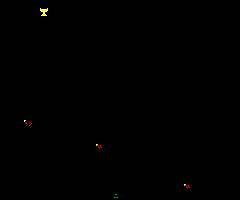

Rendered tile map (Tiled .tmx) drawn with the repository's tilesets; below, a short description and the full map source, tile grids included:
An orthogonal 30x25 tile map with 8x8 px tiles, 3 tile layers (Geometry, Enemy Spawns, Background).

<map version="1.10" tiledversion="1.11.0" orientation="orthogonal" renderorder="right-down" width="30" height="25" tilewidth="8" tileheight="8" infinite="0" nextlayerid="4" nextobjectid="1">
 <tileset firstgid="1" source="Project/RoomShaper.tsx" />
 <layer id="1" name="Geometry" width="30" height="25">
  <data encoding="csv">
0,0,0,0,0,0,0,0,0,0,0,0,0,0,0,0,0,0,0,0,0,0,0,0,0,0,0,0,0,0,
0,0,0,0,0,0,0,1,0,0,0,0,0,0,0,0,0,0,0,0,0,0,0,0,0,0,0,0,0,0,
0,0,3,1,1,2,1,1,4,0,0,0,0,1,1,0,0,0,0,0,0,0,0,0,0,0,0,0,0,0,
0,0,1,1,1,2,1,1,1,4,0,1,0,1,1,0,0,0,0,0,0,1,1,0,0,0,0,0,0,0,
0,3,1,1,1,2,1,1,1,1,0,1,0,1,1,0,0,1,0,0,0,1,1,0,0,0,1,0,0,0,
1,1,1,1,0,2,0,1,1,1,1,1,1,1,1,1,1,1,4,0,0,1,1,0,0,0,1,1,0,3,
1,1,1,1,0,2,0,1,1,1,1,1,1,1,1,1,1,1,1,1,1,1,1,1,1,1,1,1,1,1,
1,1,1,1,0,2,0,1,1,1,1,1,1,1,1,1,1,1,1,1,1,1,1,1,1,1,1,1,1,1,
1,1,1,0,0,2,0,0,1,1,1,1,1,1,1,1,1,1,1,1,1,1,1,1,1,1,1,1,1,1,
1,1,1,0,0,2,0,0,1,1,1,1,1,1,1,1,1,1,1,1,1,1,1,1,1,1,1,1,1,1,
1,1,1,0,0,2,0,0,0,1,1,1,1,1,1,1,1,1,1,1,1,1,1,1,1,1,1,1,1,1,
1,1,0,0,0,2,0,0,0,0,0,0,0,1,1,1,1,1,1,1,1,1,1,1,1,1,1,1,1,1,
1,1,0,0,0,2,0,0,0,0,0,0,0,0,0,1,1,1,1,1,1,1,1,1,1,1,1,1,1,1,
1,0,0,0,0,2,0,0,0,0,0,0,0,0,0,0,0,1,1,1,1,1,1,1,1,1,1,1,1,1,
1,0,0,0,0,2,0,0,0,0,0,0,0,0,0,0,0,1,1,1,1,1,1,0,1,1,1,1,1,1,
0,0,0,0,0,2,0,0,0,0,0,0,0,0,0,0,0,0,0,0,1,1,0,0,0,0,0,0,1,1,
0,0,3,1,1,1,1,1,4,0,0,0,0,0,0,0,0,0,0,0,0,0,0,0,0,0,0,0,0,0,
0,3,1,1,1,1,1,1,1,4,0,0,0,0,0,0,0,0,0,0,0,0,0,0,0,0,0,0,0,0,
3,1,1,1,1,1,1,1,1,1,4,0,0,0,0,0,0,0,0,0,0,0,0,0,0,0,0,0,0,0,
1,1,1,1,1,1,1,1,1,1,1,1,1,1,0,0,0,0,3,1,2,0,0,0,0,2,1,1,1,1,
1,1,1,1,1,1,1,1,1,1,1,1,1,1,0,0,0,3,1,1,2,0,0,0,0,2,0,0,0,0,
1,1,1,1,1,1,1,1,1,1,1,1,1,1,0,0,3,1,1,1,2,0,0,0,0,2,0,0,0,0,
1,1,1,1,1,1,1,1,1,1,1,1,1,1,2,1,1,1,1,1,2,0,0,0,0,2,0,0,0,0,
1,1,1,1,1,1,1,1,1,1,1,1,1,1,2,1,1,1,1,1,2,0,0,0,0,2,0,0,0,0,
1,1,1,1,1,1,1,1,1,1,1,1,1,1,6,1,1,1,1,1,1,1,1,1,1,1,1,4,0,0
</data>
 </layer>
 <layer id="2" name="Enemy Spawns" width="30" height="25">
  <data encoding="csv">
0,0,0,0,0,0,0,0,0,0,0,0,0,0,0,0,0,0,0,0,0,0,0,0,0,0,0,0,0,0,
0,0,0,0,0,40,0,0,0,0,0,0,0,0,0,0,0,0,0,0,0,0,0,0,0,0,0,0,0,0,
0,0,0,0,0,0,0,0,0,0,0,0,0,0,0,0,0,0,0,0,0,0,0,0,0,0,0,0,0,0,
0,0,0,0,0,0,0,0,0,0,0,0,0,0,0,0,0,0,0,0,0,0,0,0,0,0,0,0,0,0,
0,0,0,0,0,0,0,0,0,0,0,0,0,0,0,0,0,0,0,0,0,0,0,0,0,0,0,0,0,0,
0,0,0,0,0,0,0,0,0,0,0,0,0,0,0,0,0,0,0,0,0,0,0,0,0,0,0,0,0,0,
0,0,0,0,0,0,0,0,0,0,0,0,0,0,0,0,0,0,0,0,0,0,0,0,0,0,0,0,0,0,
0,0,0,0,0,0,0,0,0,0,0,0,0,0,0,0,0,0,0,0,0,0,0,0,0,0,0,0,0,0,
0,0,0,0,0,0,0,0,0,0,0,0,0,0,0,0,0,0,0,0,0,0,0,0,0,0,0,0,0,0,
0,0,0,0,0,0,0,0,0,0,0,0,0,0,0,0,0,0,0,0,0,0,0,0,0,0,0,0,0,0,
0,0,0,0,0,0,0,0,0,0,0,0,0,0,0,0,0,0,0,0,0,0,0,0,0,0,0,0,0,0,
0,0,0,0,0,0,0,0,0,0,0,0,0,0,0,0,0,0,0,0,0,0,0,0,0,0,0,0,0,0,
0,0,0,0,0,0,0,0,0,0,0,0,0,0,0,0,0,0,0,0,0,0,0,0,0,0,0,0,0,0,
0,0,0,0,0,0,0,0,0,0,0,0,0,0,0,0,0,0,0,0,0,0,0,0,0,0,0,0,0,0,
0,0,0,0,0,0,0,0,0,0,0,0,0,0,0,0,0,0,0,0,0,0,0,0,0,0,0,0,0,0,
0,0,0,28,0,0,0,0,0,0,0,0,0,0,0,0,0,0,0,0,0,0,0,0,0,0,0,0,0,0,
0,0,0,0,0,0,0,0,0,0,0,0,0,0,0,0,0,0,0,0,0,0,0,0,0,0,0,0,0,0,
0,0,0,0,0,0,0,0,0,0,0,0,0,0,0,0,0,0,0,0,0,0,0,0,0,0,0,0,0,0,
0,0,0,0,0,0,0,0,0,0,0,0,26,0,0,0,0,0,0,0,0,0,0,0,0,0,0,0,0,0,
0,0,0,0,0,0,0,0,0,0,0,0,0,0,0,0,0,0,0,0,0,0,0,0,0,0,0,0,0,0,
0,0,0,0,0,0,0,0,0,0,0,0,0,0,0,0,0,0,0,0,0,0,0,0,0,0,0,0,0,0,
0,0,0,0,0,0,0,0,0,0,0,0,0,0,0,0,0,0,0,0,0,0,0,0,0,0,0,0,0,0,
0,0,0,0,0,0,0,0,0,0,0,0,0,0,0,0,0,0,0,0,0,0,0,0,0,0,0,0,0,0,
0,0,0,0,0,0,0,0,0,0,0,0,0,0,0,0,0,0,0,0,0,0,0,26,0,0,0,0,0,0,
0,0,0,0,0,0,0,0,0,0,0,0,0,0,0,0,0,0,0,0,0,0,0,0,0,0,0,0,0,0
</data>
 </layer>
 <layer id="3" name="Background" width="30" height="25">
  <data encoding="csv">
0,0,0,0,0,0,0,0,0,0,0,0,0,0,0,0,0,0,0,0,0,0,0,0,0,0,0,0,0,0,
0,0,0,0,0,0,0,0,0,0,0,0,0,0,0,0,0,0,0,0,0,0,0,0,0,0,0,0,0,0,
0,0,0,0,0,0,0,0,0,0,0,0,0,0,0,0,0,0,0,0,0,0,0,0,0,0,0,0,0,0,
0,0,0,0,0,0,0,0,0,0,0,0,0,0,0,0,0,0,0,0,0,0,0,0,0,0,0,0,0,0,
0,0,0,0,0,0,0,0,0,0,0,0,0,0,0,0,0,0,0,0,0,0,0,0,0,0,0,0,0,0,
0,0,0,0,0,0,0,0,0,0,0,0,0,0,0,0,0,0,0,0,0,0,0,0,0,0,0,0,0,0,
0,0,0,0,0,0,0,0,0,0,0,0,0,0,0,0,0,0,0,0,0,0,0,0,0,0,0,0,0,0,
0,0,0,0,0,0,0,0,0,0,0,0,0,0,0,0,0,0,0,0,0,0,0,0,0,0,0,0,0,0,
0,0,0,0,0,0,0,0,0,0,0,0,0,0,0,0,0,0,0,0,0,0,0,0,0,0,0,0,0,0,
0,0,0,0,0,0,0,0,0,0,0,0,0,0,0,0,0,0,0,0,0,0,0,0,0,0,0,0,0,0,
0,0,0,0,0,0,0,0,0,0,0,0,0,0,0,0,0,0,0,0,0,0,0,0,0,0,0,0,0,0,
0,0,0,0,0,0,0,0,0,0,0,0,0,0,0,0,0,0,0,0,0,0,0,0,0,0,0,0,0,0,
0,0,0,0,0,0,0,0,0,0,0,0,0,0,0,0,0,0,0,0,0,0,0,0,0,0,0,0,0,0,
0,0,0,0,0,0,0,0,0,0,0,0,0,0,0,0,0,0,0,0,0,0,0,0,0,0,0,0,0,0,
0,0,0,0,0,0,0,0,0,0,0,0,0,0,0,0,0,0,0,0,0,0,0,0,0,0,0,0,0,0,
0,0,0,0,0,0,0,0,0,0,0,0,0,0,0,0,0,0,0,0,0,0,0,0,0,0,0,0,0,0,
0,0,0,0,0,0,0,0,0,0,0,0,0,0,0,0,0,0,0,0,0,0,0,0,0,0,0,0,0,0,
0,0,0,0,0,0,0,0,0,0,0,0,0,0,0,0,0,0,0,0,0,0,0,0,0,0,0,0,0,0,
0,0,0,0,0,0,0,0,0,0,0,0,0,0,0,0,0,0,0,0,0,0,0,0,0,0,0,0,0,0,
0,0,0,0,0,0,0,0,0,0,0,0,0,0,0,0,0,0,0,0,0,0,0,0,0,0,0,0,0,0,
0,0,0,0,0,0,0,0,0,0,0,0,0,0,0,0,0,0,0,0,0,0,0,0,0,0,0,0,0,0,
0,0,0,0,0,0,0,0,0,0,0,0,0,0,0,0,0,0,0,0,0,0,0,0,0,0,0,0,0,0,
0,0,0,0,0,0,0,0,0,0,0,0,0,0,0,0,0,0,0,0,0,0,0,0,0,0,0,0,0,0,
0,0,0,0,0,0,0,0,0,0,0,0,0,0,0,0,0,0,0,0,0,0,0,0,0,0,0,0,0,0,
0,0,0,0,0,0,0,0,0,0,0,0,0,0,0,0,0,0,0,0,0,0,0,0,0,0,0,0,0,0
</data>
 </layer>
</map>
